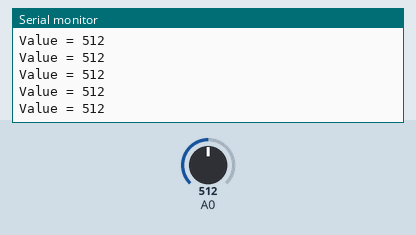
Simulated run of this sketch. Board: Arduino Uno, built with avr-gcc and run on an emulated ATmega328P. Shown: the last lines printed to the serial monitor. The test bench sets the inputs (shaded band); at power-on: A0 = 512.

Above: at 1.2 s.
1.3 s: A0 set to 716
At 1.31 s:
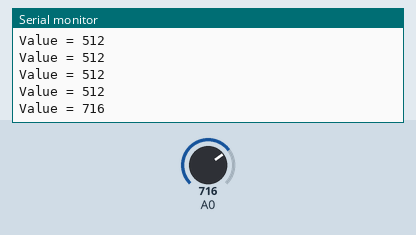
2.8 s: A0 set to 900
At 2.82 s:
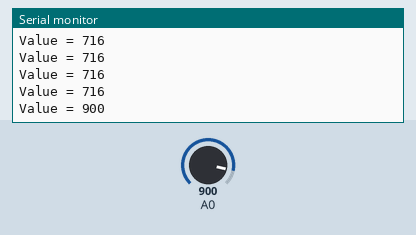
Timing chart, 0 to 5.8 s (numbered marks = the images above; inputs shaded):
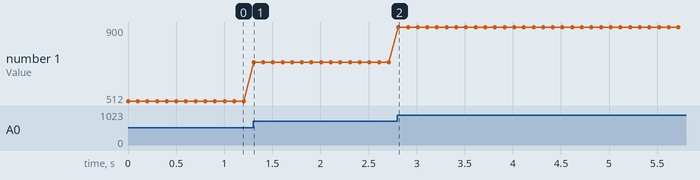

Measured:
- after the input at 1.3 s, the serial monitor: prints a new line at once (image 1)
- after the input at 2.8 s, the serial monitor: prints a new line at once (image 2)
- plotted number 1: 512 → 716 after the input at 1.3 s, 716 → 900 after the input at 2.8 s

The sketch:

potentiometer.ino
```cpp
void setup() {
  Serial.begin(9600);
}

void loop() {
  int value = analogRead(A0);

  Serial.print("Value = ");
  Serial.println(value);

  delay(100);
}
```
